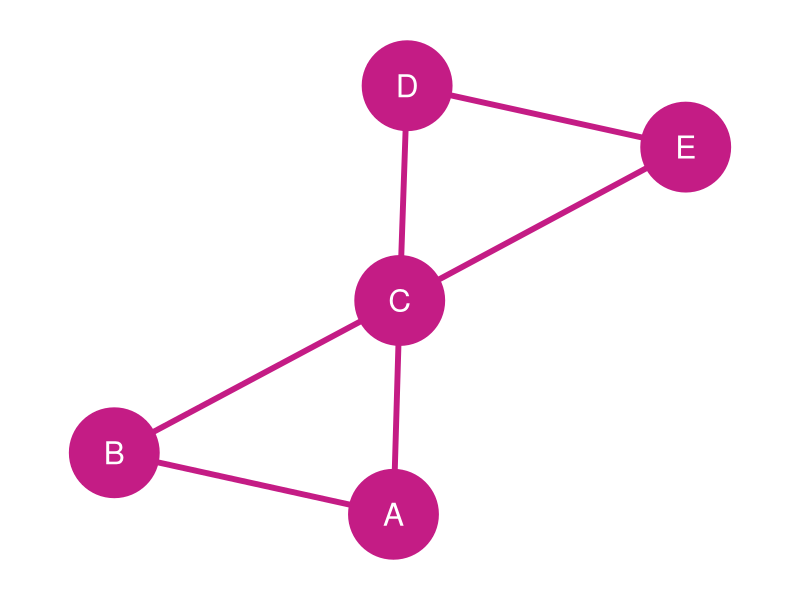
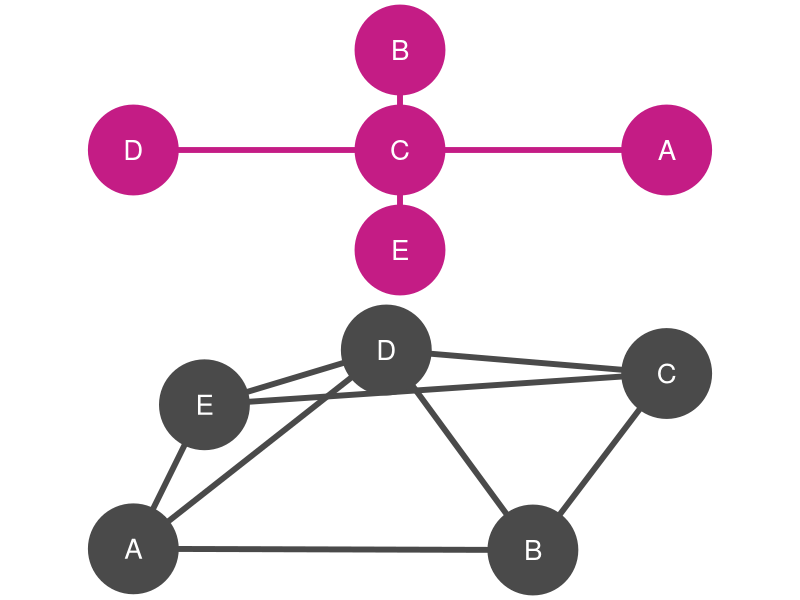
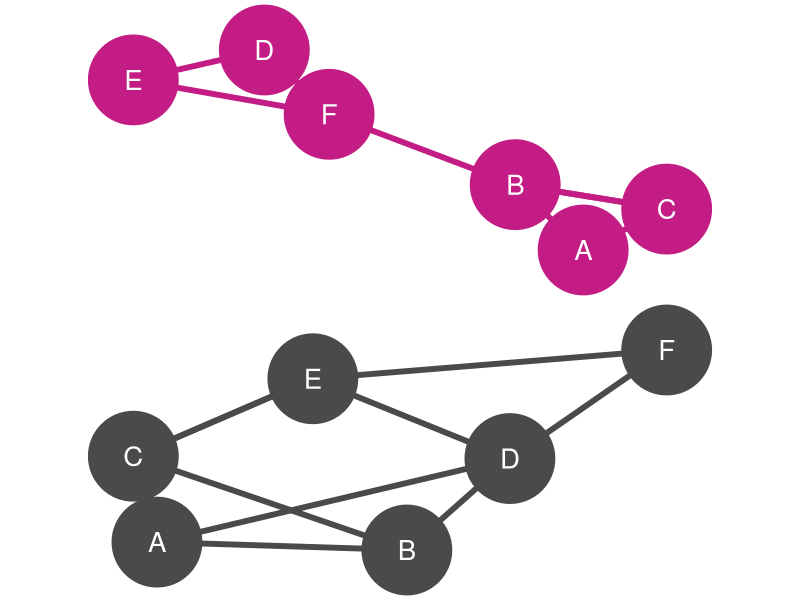

Write R code to recreate these figures, in order.
## ---- chunk 1
#| echo: false
#| message: false
#| warning: false
#| fig-height: 5
library(igraph)
library(ggraph)

# Create a 5-node example network
set.seed(123)
edges <- data.frame(
  from = c("A", "B", "C", "D", "A", "C"),
  to = c("B", "C", "D", "E", "C", "E")
)

g <- graph_from_data_frame(edges, directed = FALSE)

# Calculate network metrics
n_nodes <- vcount(g)
n_edges <- ecount(g)
possible_edges <- (n_nodes * (n_nodes - 1)) / 2
density <- n_edges / possible_edges

# Plot
ggraph(g, layout = 'fr') +
  geom_edge_link(color = "#c41c85", width = 2) +
  geom_node_point(color = "#c41c85", size = 30) +
  geom_node_text(aes(label = name), color = "white", size = 8) +
  scale_x_continuous(expand = expansion(mult = 0.2)) +
  scale_y_continuous(expand = expansion(mult = 0.2)) +
  theme_void() +
  theme(plot.background = element_rect(fill = "white", color = NA))
## ---- chunk 2
#| echo: false
#| results: asis
library(knitr)

metrics <- data.frame(
  Metric = c("Nodes (n)", "Edges (m)", "Possible Edges", "Density"),
  Value = c(
    n_nodes,
    n_edges,
    possible_edges,
    sprintf("%.1f%%", density * 100)
  )
)

html <- '<table style="border-collapse: collapse; margin: auto; font-size: 14px;">'
for (i in 1:nrow(metrics)) {
  html <- paste0(html, '<tr>')
  html <- paste0(html, sprintf('<td style="padding: 8px; border: 1px solid #ddd; font-weight: bold;">%s</td>', metrics$Metric[i]))
  html <- paste0(html, sprintf('<td style="padding: 8px; border: 1px solid #ddd; text-align: center;">%s</td>', metrics$Value[i]))
  html <- paste0(html, '</tr>')
}
html <- paste0(html, '</table>')

cat(html)
## ---- chunk 3
#| echo: false
#| message: false
#| warning: false
#| fig-height: 10
library(igraph)
library(ggraph)
library(gridExtra)

# Create a high centralization network (star)
edges_high <- data.frame(
  from = c("C", "C", "C", "C"),
  to = c("A", "B", "D", "E")
)
g_high <- graph_from_data_frame(edges_high, directed = FALSE)

# Create a low centralization network (distributed)
edges_low <- data.frame(
  from = c("A", "B", "C", "D", "A", "C", "B", "D"),
  to = c("B", "C", "D", "E", "E", "E", "D", "A")
)
g_low <- graph_from_data_frame(edges_low, directed = FALSE)

# Plot high centralization
p1 <- ggraph(g_high, layout = 'star') +
  geom_edge_link(color = "#c41c85", width = 2) +
  geom_node_point(color = "#c41c85", size = 30) +
  geom_node_text(aes(label = name), color = "white", size = 7) +
  scale_x_continuous(expand = expansion(mult = 0.25)) +
  scale_y_continuous(expand = expansion(mult = 0.25)) +
  theme_void() +
  theme(plot.background = element_rect(fill = "white", color = NA))

# Plot low centralization
p2 <- ggraph(g_low, layout = 'fr') +
  geom_edge_link(color = "#4A4A4A", width = 2) +
  geom_node_point(color = "#4A4A4A", size = 30) +
  geom_node_text(aes(label = name), color = "white", size = 7) +
  scale_x_continuous(expand = expansion(mult = 0.25)) +
  scale_y_continuous(expand = expansion(mult = 0.25)) +
  theme_void() +
  theme(plot.background = element_rect(fill = "white", color = NA))

# Combine plots with increased vertical spacing
gridExtra::grid.arrange(p1, p2, ncol = 1, heights = c(1, 1), padding = unit(2, "line"))
## ---- chunk 4
#| echo: false
#| results: asis
library(knitr)

# Calculate metrics for both networks
n_high <- vcount(g_high)
m_high <- ecount(g_high)
possible_high <- (n_high * (n_high - 1)) / 2
density_high <- m_high / possible_high

n_low <- vcount(g_low)
m_low <- ecount(g_low)
possible_low <- (n_low * (n_low - 1)) / 2
density_low <- m_low / possible_low

metrics <- data.frame(
  Network = c("Higher centralization (top)", "Lower centralization (bottom)"),
  Size = c(sprintf("%d nodes, %d edges", n_high, m_high), sprintf("%d nodes, %d edges", n_low, m_low)),
  Density = c(sprintf("%.1f%%", density_high * 100), sprintf("%.1f%%", density_low * 100))
)

html <- '<table style="border-collapse: collapse; margin: auto; font-size: 13px;">'
# Header row
html <- paste0(html, '<tr>')
html <- paste0(html, '<th style="padding: 6px; border: 1px solid #ddd; font-weight: bold;">Network</th>')
html <- paste0(html, '<th style="padding: 6px; border: 1px solid #ddd; font-weight: bold;">Size</th>')
html <- paste0(html, '<th style="padding: 6px; border: 1px solid #ddd; font-weight: bold;">Density</th>')
html <- paste0(html, '</tr>')

# Data rows
for (i in 1:nrow(metrics)) {
  html <- paste0(html, '<tr>')
  html <- paste0(html, sprintf('<td style="padding: 6px; border: 1px solid #ddd;">%s</td>', metrics$Network[i]))
  html <- paste0(html, sprintf('<td style="padding: 6px; border: 1px solid #ddd; text-align: center;">%s</td>', metrics$Size[i]))
  html <- paste0(html, sprintf('<td style="padding: 6px; border: 1px solid #ddd; text-align: center;">%s</td>', metrics$Density[i]))
  html <- paste0(html, '</tr>')
}
html <- paste0(html, '</table>')

cat(html)
## ---- chunk 5
#| echo: false
#| message: false
#| warning: false
#| fig-height: 9
library(igraph)
library(ggraph)
library(gridExtra)

# Create a high modularity network (two separate communities)
set.seed(456)
edges_high_mod <- data.frame(
  from = c("A", "B", "A", "B", "D", "E", "D", "B"),
  to = c("B", "C", "C", "C", "E", "F", "F", "F")
)
g_high_mod <- graph_from_data_frame(edges_high_mod, directed = FALSE)

# Create a low modularity network (interconnected communities)
edges_low_mod <- data.frame(
  from = c("A", "B", "A", "D", "E", "D", "B", "C", "A", "E"),
  to = c("B", "C", "C", "E", "F", "F", "D", "E", "D", "C")
)
g_low_mod <- graph_from_data_frame(edges_low_mod, directed = FALSE)

# Plot high modularity
p1 <- ggraph(g_high_mod, layout = 'fr') +
  geom_edge_link(color = "#c41c85", width = 2) +
  geom_node_point(color = "#c41c85", size = 30) +
  geom_node_text(aes(label = name), color = "white", size = 7) +
  scale_x_continuous(expand = expansion(mult = 0.25)) +
  scale_y_continuous(expand = expansion(mult = 0.25)) +
  theme_void() +
  theme(plot.background = element_rect(fill = "white", color = NA))

# Plot low modularity
p2 <- ggraph(g_low_mod, layout = 'fr') +
  geom_edge_link(color = "#4A4A4A", width = 2) +
  geom_node_point(color = "#4A4A4A", size = 30) +
  geom_node_text(aes(label = name), color = "white", size = 7) +
  scale_x_continuous(expand = expansion(mult = 0.25)) +
  scale_y_continuous(expand = expansion(mult = 0.25)) +
  theme_void() +
  theme(plot.background = element_rect(fill = "white", color = NA))

# Combine plots with increased vertical spacing
gridExtra::grid.arrange(p1, p2, ncol = 1, heights = c(1, 1), padding = unit(2, "line"))
